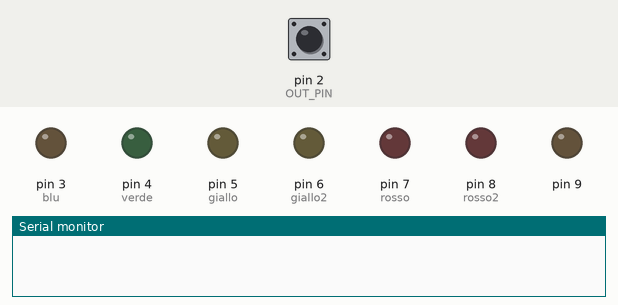
Recording of a sketch running on a simulated Arduino Uno, built with avr-gcc and run on an emulated ATmega328P. Shown: output pins drawn as LEDs (lit = HIGH), the last lines printed to the serial monitor. Dashed ring = blinking. The test bench sets the inputs (shaded band); at power-on: pin 2 (OUT_PIN) HIGH.

Above: at 1.2 s.
1.3 s: pin 2 (OUT_PIN) driven LOW
2.8 s: pin 2 (OUT_PIN) pulsed HIGH 5 times (0.12 s each, 0.3 s apart)
At 4.0 s:
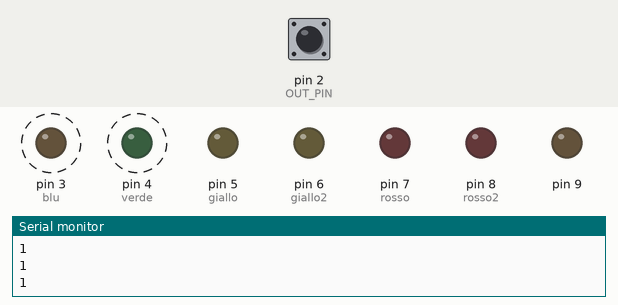
5.8 s: pin 2 (OUT_PIN) pulsed HIGH 5 times (0.12 s each, 0.3 s apart)
At 7.5 s:
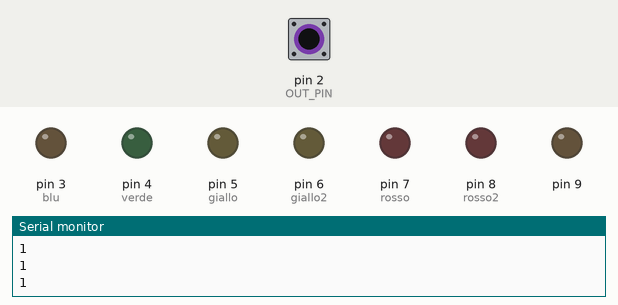
Timing chart, 0 to 9.0 s (numbered marks = the images above; inputs shaded):
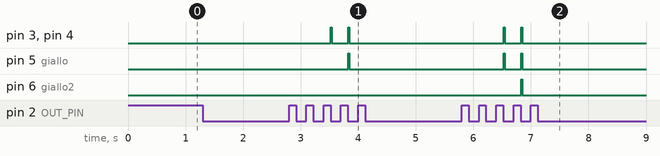

The sketch:

6_led_accesi_in_base_al_audio.ino
```cpp
//https://www.youtube.com/watch?v=Y0S0HW8fU1M

const int OUT_PIN = 2;
int blu = 3;
int verde = 4;
int giallo = 5;
int giallo2 = 6;
int rosso = 7;
int rosso2 = 8;
int analogico = 0;
int i = 0;
int base = 660;

void setup() {
  for (i = 3; i <= 9; i++)pinMode (i, OUTPUT);
    //i = 3;
  Serial.begin (9600);
}

void loop() {
  analogico = readAnalogAudio();
  Serial.println (analogico);
  for (i = 3; i <= 9; i++)digitalWrite (i, LOW);
  if (analogico >= base + 0) digitalWrite (blu, HIGH);
  if (analogico >= base + 150) digitalWrite (verde, HIGH);
  if (analogico >= base + 300) digitalWrite (giallo, HIGH);
  if (analogico >= base + 450) digitalWrite (giallo2, HIGH);
  if (analogico >= base + 600) digitalWrite (rosso, HIGH);
  if (analogico >= base + 750) digitalWrite (rosso2, HIGH);
  //i = 3;
  delay(15);
}

/*********Variabili per lettura audio*********/
const int SAMPLE_TIME = 10;
unsigned long millisCurrent;
unsigned long millisLast = 0;
unsigned long millisElapsed = 0;
int sampleBufferValue = 0;
int max_audio = 0;
/*********************************************/
//https://arduino-tutorials.net/tutorial/drawing-sound-sensor-data-on-serial-plotter
int readAnalogAudio(){
  int analog_audio = 0;

  while(analog_audio == 0){
    millisCurrent = millis();
    millisElapsed = millisCurrent - millisLast;

    if (digitalRead(OUT_PIN) == LOW)
      sampleBufferValue++;

    if (millisElapsed > SAMPLE_TIME) {
      analog_audio = sampleBufferValue;
      sampleBufferValue = 0;
      millisLast = millisCurrent;
    }
  }
  return analog_audio;
}
```

Measured:
- after the input at 2.8 s, pin 3 (blu), pin 4 (verde): alternates HIGH for 0.02 s and LOW for 0.29 s, 4 changes in all, then stays LOW, starting after 0.73 s; pin 5 (giallo): LOW → HIGH after 1.0 s, → LOW 0.02 s later
- after the input at 5.8 s, pin 3 (blu), pin 4 (verde), pin 5 (giallo): alternates HIGH for 0.02 s and LOW for 0.29 s, 4 changes in all, then stays LOW, starting after 0.73 s; pin 6 (giallo2): LOW → HIGH after 1.0 s, → LOW 0.02 s later
